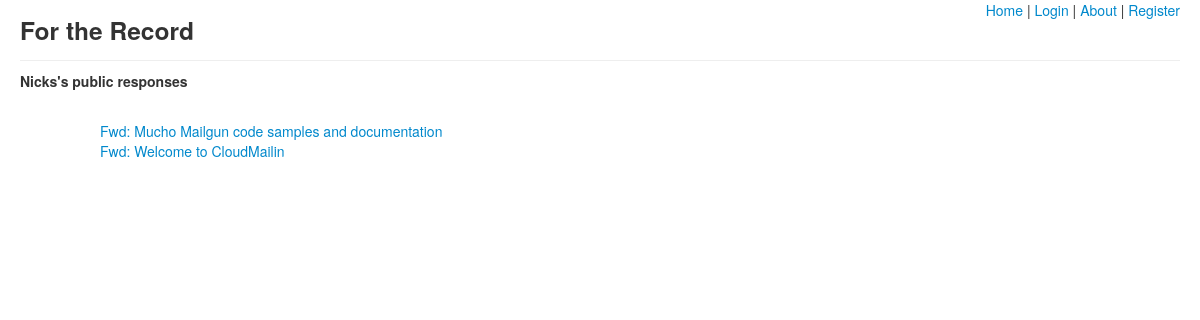
/a/Nicks, run on the app's committed database.
### models.py (models this page shows, shortened)
class Account(Base):
    __tablename__ = "account"
    name = Column(String, unique=True)
    email = Column(String, primary_key=True)

class Response(Base):
    __tablename__ = "response"
    id = Column(Integer, primary_key=True)
    from_email = Column(String, ForeignKey('account.email'))
    to_email = Column(String)
    subject = Column(String)
    body_plain = Column(String)
    raw_html = Column(String)
    cleaned_html = Column(String)
    date_post = Column(DateTime)
    use_html = Column(Boolean)
    everything = Column(String)
    account = relationship("Account", backref=backref('responses', order_by=date_post))
    def make_url(self, full=False):
        if full:
            return 'http://50.17.215.201:5000/r/%d' % self.id
        else:
            return '/r/%d' % self.id

### serv.py (the view)
@app.route("/a/<account_name>")
def list_responses(account_name):
    a = session.query(Account).filter_by(name=account_name).first()
    responses = session.query(Response).filter_by(from_email=a.email).all()
    if len(responses) == 0:
        message = "This User has made no public statements."
        return render_template('list_posts.html', responses=responses, account=a, message=message)
    return render_template('list_posts.html', responses=responses, account=a)

### serv.py (called while the page is built)
@app.teardown_request
def shutdown_session(exception=None):
    session.remove()

### templates/list_posts.html (shortened to what this page needs)
{% extends 'layout.html' %}
{% block header %}
<h5>{{ account.name }}'s public responses</h5>
{% endblock %}
{% block body %}
{% for resp in responses %}
<div class=row> <div class='span10 offset1'>
    <a href="{{ resp.make_url() }}">{{ resp.subject }}</a>
</div></div>
{% endfor %}
{% endblock %}

### static/style.css (style rules this page uses)
body { padding-right: 20px; padding-left: 20px; }
div.header > * { display: inline; margin-right: 5px; }

### data on the page
Account: name "Nicks"
Response: subject "Fwd: Mucho Mailgun code samples and documentation"
Response: subject "Fwd: Welcome to CloudMailin"
